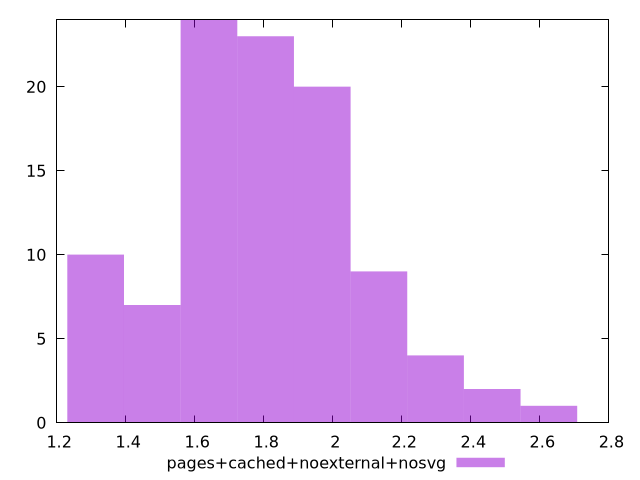

Source code (gnuplot):
$_pagesCachedNoexternalNosvg <<EOF
1.9695567251499324 20
1.6412972709582772 24
1.4771675438624494 7
2.1336864522457604 9
1.805426998054105 23
1.3130378167666217 10
2.461945906437416 2
2.297816179341588 4
2.6260756335332434 1
EOF
set key outside below
set terminal pngcairo
set output "report_00006_2020-11-02T20-21-41.718Z/server-response-time/pages+cached+noexternal+nosvg//raw_hist.png"
set yrange [0:24]
set boxwidth 0.1641297270958277
set style fill transparent solid 0.5 noborder
plot $_pagesCachedNoexternalNosvg title "pages+cached+noexternal+nosvg" with boxes ,
